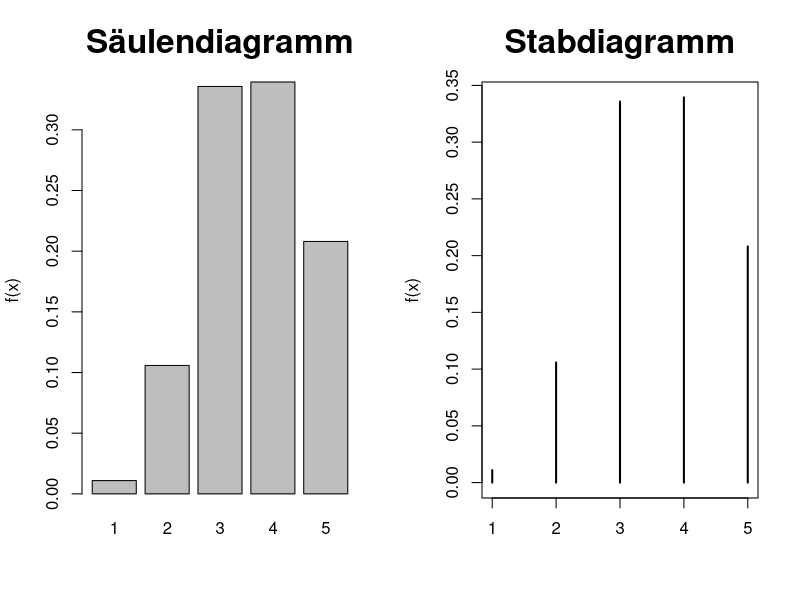

The R source for this figure:
note <- c(3, 29, 92, 93, 57)
names(note) <- 1:5
notetab <- as.table(note)
pdf("pic_bar_needle.pdf", width=10, height=6)
par(mfrow=c(1,2))
barplot(prop.table(notetab), ylab="f(x)", main="Säulendiagramm", cex.main=2)
plot(prop.table(notetab), ylab="f(x)", main="Stabdiagramm", cex.main=2)
dev.off()
